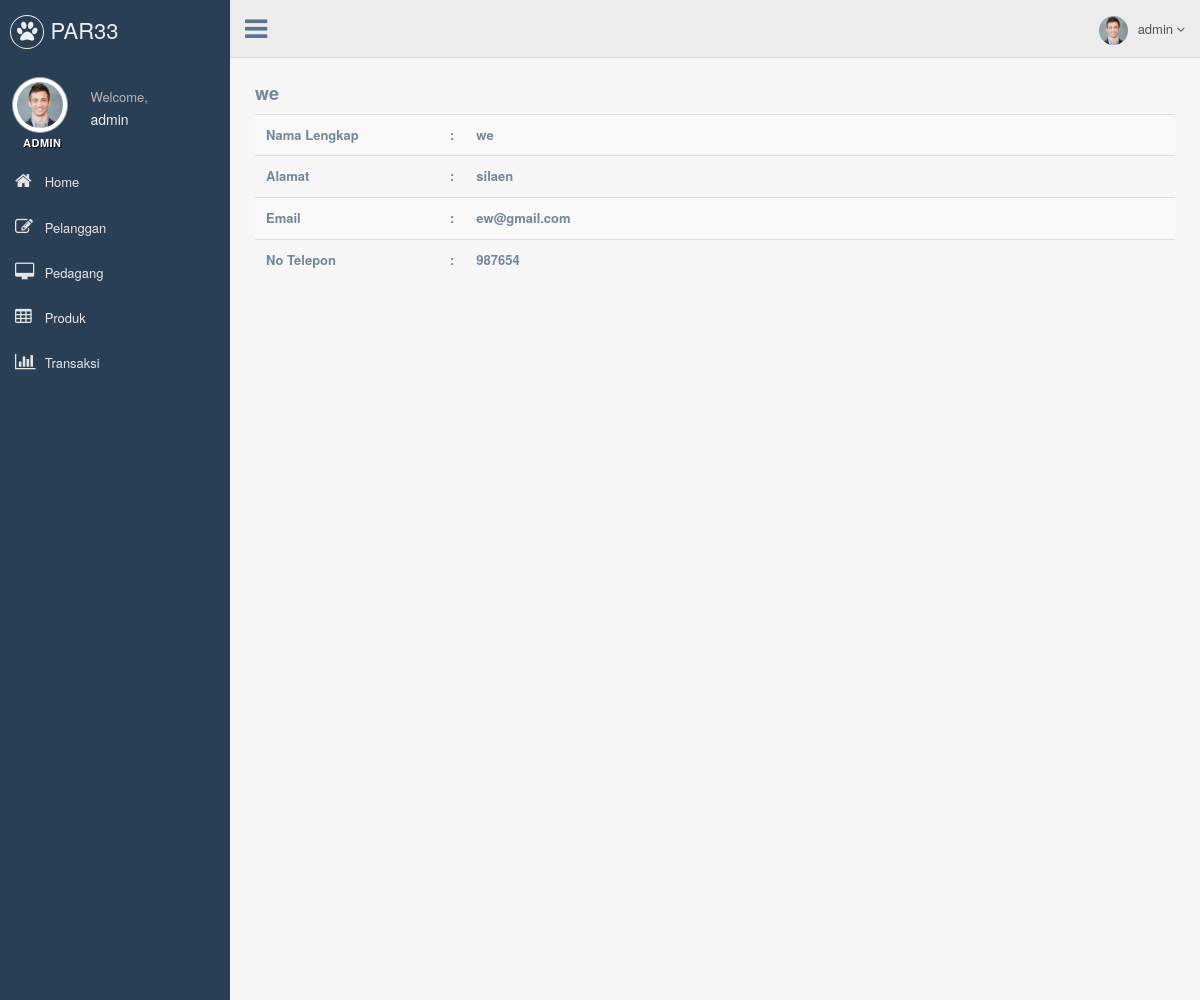
Page /layanan/WEB/partigatiga/production/index.php?halaman=detail_customer&id=3 (signed in) on the committed database.
### tables this page shows
CREATE TABLE `user` (
  `id_user` int(11) NOT NULL,
  `nama` varchar(200) NOT NULL,
  `alamat` varchar(200) NOT NULL,
  `email` varchar(200) NOT NULL,
  `no_telepon` varchar(200) NOT NULL,
  `role` varchar(200) NOT NULL,
  `username` varchar(200) NOT NULL,
  `password` varchar(200) NOT NULL
);

### layanan/WEB/partigatiga/production/detail_customer.php (the view)
<?php
    include "connect.php";
?>
<?php
$customer_id = $_GET["id"];
$get = $connect->query("SELECT * FROM user WHERE id_user='$customer_id'");
$detail_customer =$get->fetch_assoc();
?>
<div class="x_content">
    <h2><strong><?php echo $detail_customer['nama']; ?></strong></h2>
    <form class="form-horizontal form-label-left" novalidate>
        <table class="table table-striped projects">
            <tr>
                <td style="width: 20%"><strong>Nama Lengkap</strong></td>
                <td style="width: 2%"><strong>:</strong></td>
                <td><strong><?php echo $detail_customer['nama']; ?></strong></td>
            </tr>
            <tr>
                <td style="width: 20%"><strong>Alamat</strong></td>
                <td style="width: 2%"><strong>:</strong></td>
                <td><strong><?php echo $detail_customer['alamat']; ?></strong></td>
            </tr>
            <tr>
                <td style="width: 20%"><strong>Email</strong></td>
                <td style="width: 2%"><strong>:</strong></td>
                <td><strong><?php echo $detail_customer['email']; ?></strong></td>
            </tr>
            <tr>
                <td style="width: 20%"><strong>No Telepon</strong></td>
                <td style="width: 2%"><strong>:</strong></td>
                <td><strong><?php echo $detail_customer['no_telepon']; ?></strong></td>
            </tr>
        </table>
    </form>
</div>

### rows in the picture
user: nama "we", alamat "silaen", email "ew@gmail.com", no_telepon "987654"

### other values in the picture
$_SESSION['administrator']['nama'] "admin"
